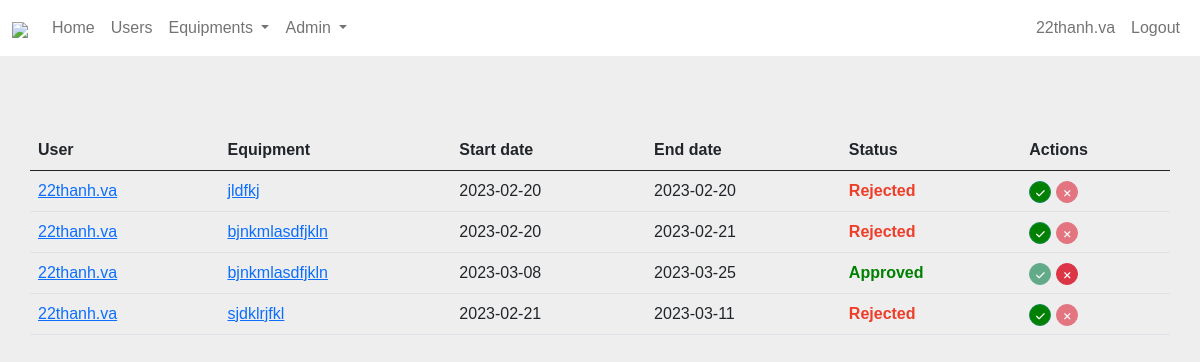
Screenshot of /admin/borrowing-request-list (signed in) with the database file from the repository.
### web/models.py (models this page shows, shortened)
class User(db.Model, UserMixin):
    __tablename__ = 'user'
    id = db.Column(db.Integer, primary_key=True)
    email = db.Column(db.String(150), unique=True)
    password = db.Column(db.String(150))
    first_name = db.Column(db.String(150))
    last_name = db.Column(db.String(150))
    user_name = db.Column(db.String(150), unique=True)
    access = db.Column(db.Integer)
    date_added = db.Column(db.DateTime, default=datetime.utcnow)
    requests =  db.relationship('User_role_change_request')

class Request(db.Model):
    __tablename__ = 'request'
    id = db.Column(db.Integer, primary_key=True)
    user_name = db.Column(db.String, db.ForeignKey('user.user_name'))
    equip_name = db.Column(db.String, db.ForeignKey('equipment.name'))
    term_of_use = db.Column(db.Text)
    start_date = db.Column(db.Date)
    end_date = db.Column(db.Date)
    date_requested = db.Column(db.DateTime, default=datetime.utcnow())
    status = db.Column(db.Integer)
    comments = db.Column(db.Text)

### web/auth.py (the view)
@auth.route('/admin/borrowing-request-list', methods=['GET', 'POST'])
@login_required
def borrowing_request_list():
    request_list = Request.query.order_by(Request.date_requested)
    request_list = list(request_list)
    request_list.reverse()
    total = len(request_list)
    def get_request(offset=0, per_page=10):
        return request_list[offset:offset+per_page]
    page, per_page, offset = get_page_args(page_parameter="page", per_page_parameter="per_page")
    pagination_requests = get_request(offset=offset, per_page=per_page)
    pagination = Pagination(page=page, per_page=per_page, total=total, css_framework='bootstrap5')
    return render_template('borrowing_request.html',
                            request_list=pagination_requests, total=total,
                            page=page, per_page=per_page, pagination=pagination)

### web/__init__.py (called while the page is built)
def create_app():
    app = Flask(__name__)
    app.config['SECRET_KEY'] = 'my super secret key that no one is supposed to know'
    app.config['SQLALCHEMY_DATABASE_URI'] = f'sqlite:///{DB_NAME}'
    app.config['SQLALCHEMY_TRACK_MODIFICATIONS'] = False
    db.init_app(app)
    from .views import views
    from .auth import auth
    app.register_blueprint(views, url_prefix='/')
    app.register_blueprint(auth, url_prefix='/')
    from .models import User
    with app.app_context():
        db.create_all()
    login_manager = LoginManager()
    login_manager.login_view = 'auth.login'
    login_manager.init_app(app)
    @login_manager.user_loader
    def load_user(id):
        return User.query.get(int(id))
    return app

### web/auth.py (called while the page is built)
@auth.context_processor
def base():
    number_of_user_role_change_request = User_role_change_request.query.count()
    return dict(ROLE=ROLE,
                number_of_user_role_change_request = number_of_user_role_change_request,
                STATUS=STATUS,
                REQUEST_STATUS=REQUEST_STATUS
                )

### web/templates/borrowing_request.html (shortened to what this page needs)
{% extends "base.html" %}
{% block csstyle %}
<link rel="stylesheet" href="{{ url_for('static', filename='borrowing_request_style.css') }}">
{% endblock %}
{% block content %}
    <div class="table-responsive-sm">
        <table class="table">
            <thead>
                <tr>
                    <th scope="col">User</th>
                    <th scope="col">Equipment</th>
                    <th scope="col">Start date</th>
                    <th scope="col">End date</th>
                    <th scope="col">Status</th>
                    <th scope="col">Actions</th>
                </tr>
            </thead>
            {% for request in request_list %}
            <tr>
                <td> <a href="/profile/{{request.user_name}}">{{request.user_name}}</a> </td>
                <td> <a href="/equipments/details/{{request.equip_name}}">{{request.equip_name}}</a> </td>
                <td>{{request.start_date}}</td>
                <td>{{request.end_date}}</td>
                {% if REQUEST_STATUS[request.status] == 'Rejected' %}
                <td  id="status-{{loop.index}}" class="status-rejected">Rejected</td>
                {% elif REQUEST_STATUS[request.status] == 'Approved' %}
                <td id="status-{{loop.index}}" class="status-approved">Approved</td>
                {% else %}
                <td id="status-{{loop.index}}" class="status-pending">Pending</td>
                {% endif %}
                <td>
                    <div style="display: flex; justify-content: start;">
                        <form action="{{ url_for('auth.accept_borrowing_request', id=request.id) }}" method="POST">
                            <button type="submit" id="btn-approve-{{loop.index}}" class="btn btn-success btn-circle fa fa-check" onclick="confirm_action{{loop.index}}()"></button>
                        </form>
                        <form class="reject-btn" action="{{ url_for('auth.reject_borrowing_request', id=request.id) }}" method="POST">
                            <button type="submit" id="btn-reject-{{loop.index}}" class="btn btn-danger btn-circle fa fa-times" onclick="confirm_action2{{loop.index}}()"></button>
                        </form>
                    </div>
                </td>
            </tr>
            {% endfor %}
        </table>
    </div>
{% endblock %}

### web/templates/base.html (shortened to what this page needs)
<!DOCTYPE html>
<html>
    <head>
        <link rel="stylesheet" href="{{ url_for('static', filename='reset.css') }}">
        <link href="https://cdn.jsdelivr.net/npm/bootstrap@5.0.2/dist/css/bootstrap.min.css" rel="stylesheet">
        {% block csstyle %}{% endblock %}
        <link rel="stylesheet" href="{{ url_for('static', filename='base_style.css') }}">
        <link rel="stylesheet" href="https://cdn.jsdelivr.net/npm/@fortawesome/fontawesome-free@6.1.1/css/all.css">
    </head>
    <body>
        <nav id="navigation" class="unselectable nav-container navbar navbar-expand-lg navbar-light bg-white" >
            <div class="container-fluid">
                <a class="navbar-brand" href="/">
                    <img class="logo" src="https://i.ibb.co/HhDfvd2/download-removebg-preview.png">
                </a>
                <div class="collapse navbar-collapse" id="main_nav">
                    <ul class="navbar-nav">
                            <li class="nav-item"> <a class="nav-link" href="/">Home </a> </li>
                            <li class="nav-item"><a class="nav-link" href="/users"> Users </a> </li>
                            <li class="nav-item dropdown">
                                <a class="nav-link  dropdown-toggle" href="#" data-bs-toggle="dropdown"> Equipments  </a>
                            </li>
                            {% if current_user.is_authenticated and current_user.access >= 3 %}
                                <li class="nav-item dropdown">
                                    <a class="nav-link dropdown-toggle" href="#" data-bs-toggle="dropdown"> Admin </a>
                                </li>
                        {% endif %}
                    </ul>
                    <ul class="navbar-nav ms-auto">
                        <li class="nav-item"> <a  class="nav-link" href=""></a> </li>
                        {% if current_user.is_authenticated %}
                        <li class="nav-item"><a class="nav-link" href="/profile/{{current_user.user_name}}">{{current_user.user_name}}</a></li>
                        <li class="nav-item"><a class="nav-link" href="/logout">Logout</a></li>
                        {% else %}
                        <li class="nav-item"><a class="nav-link" href="/login">Login</a></li>
                        <li class="nav-item"><a class="nav-link" href="/sign-up">Signup</a></li>
                        {% endif %}
                    </ul>
                </div>
            </div>
        </nav>
        <div class="container">
            {% block content %}
            {% endblock %}
        </div>
    </body>
</html>

### web/static/borrowing_request_style.css (style rules this page uses)
.btn-success { background-color: green; }
.reject-btn { margin-left: 5px; }
.btn-circle { width: 22px; height: 22px; padding: 6px 2px; border-radius: 15px; text-align: center; font-size: 10px; line-height: 1.3; }
.status-approved { color: green; font-weight: 700; }
.status-rejected { color: #ee3e2a; font-weight: 700; }

### web/static/base_style.css (style rules this page uses)
body { font-family: "Poppins", sans-serif; background-color: #EEEEEE; }
nav { width: 100%; margin: 0 auto; z-index: 500; }
#navigation { position: fixed; top: 0; left: 0; right: 0; }
.logo { width: 100%; max-width: 246.5px; }
.nav-item { margin-top: auto; margin-bottom: auto; }
.container { padding: 0; padding-top: 130px; }
.nav-container { background-color: white; }

### rows the page displays
User: user_name "22thanh.va"
Request: user_name "22thanh.va", equip_name "jldfkj", start_date "2023-02-20", end_date "2023-02-20"
Request: user_name "22thanh.va", equip_name "bjnkmlasdfjkln", start_date "2023-02-20", end_date "2023-02-21"
Request: user_name "22thanh.va", equip_name "bjnkmlasdfjkln", start_date "2023-03-08", end_date "2023-03-25"
Request: user_name "22thanh.va", equip_name "sjdklrjfkl", start_date "2023-02-21", end_date "2023-03-11"
